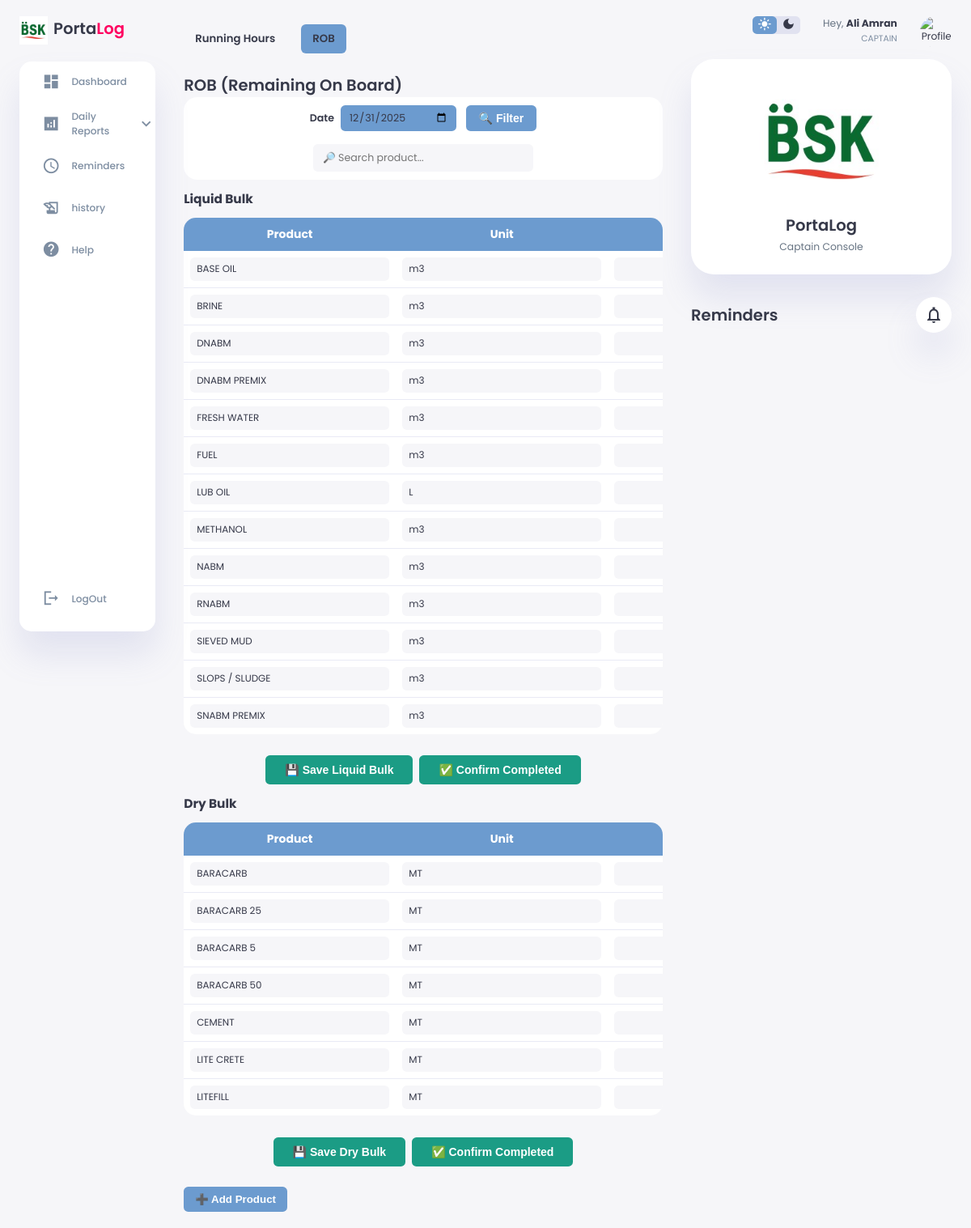
Page /engine-rob.php (signed in) on the committed database.
### tables this page shows
CREATE TABLE `rob_products` (
  `product_id` bigint(20) NOT NULL AUTO_INCREMENT,
  `vessel_id` bigint(20) NOT NULL,
  `category` enum('LIQUID','DRY') NOT NULL,
  `product_name` varchar(120) NOT NULL,
  `unit` varchar(20) NOT NULL,
  `created_at` timestamp NOT NULL DEFAULT current_timestamp(),
  PRIMARY KEY (`product_id`)
);

### auto_cleanup_reminder.php (called while the page is built, shortened)
<?php
function autoCleanupReminders($pdo, $vessel_id)
{
    $cleanupQuery = $pdo->prepare("
        SELECT reminder_id, vessel_id, log_date
        FROM reminders
        WHERE vessel_id = ?
    ");
    $cleanupQuery->execute([$vessel_id]);
    $reminders = $cleanupQuery->fetchAll(PDO::FETCH_ASSOC);
}

### engine-rob.php (the view, shortened to what this page needs)
<?php
require_once "db_connect.php";
require_once "auto_cleanup_reminder.php";
autoCleanupReminders($pdo, $_SESSION['vessel_id']);
$vessel_id = $_SESSION['vessel_id'];
$date = $_GET['date'] ?? date("Y-m-d");
$username = $_SESSION['full_name'];
$role = $_SESSION['role'];
$statusQuery = $pdo->prepare("SELECT status FROM dailystatus WHERE vessel_id = ? AND log_date = ?");
$statusQuery->execute([$vessel_id, $date]);
$status = $statusQuery->fetchColumn() ?: "UNLOCKED";
$q = $pdo->prepare("
    SELECT
        p.product_id, p.vessel_id, p.category, p.product_name, p.unit,
        r.rob_id, r.log_date, r.previous_rob, r.loaded_today, r.discharged_today,
        r.produced_today, r.density, r.daily_consumption, r.adjustment,
        r.current_rob, r.max_capacity, r.remarks
    FROM rob_products p
    LEFT JOIN rob_records r
      ON p.vessel_id = r.vessel_id
     AND p.product_name = r.product
     AND r.log_date = ?
    WHERE p.vessel_id = ?
    ORDER BY p.category, p.product_name
");
$q->execute([$date, $vessel_id]);
$rows = $q->fetchAll(PDO::FETCH_ASSOC);
$liquidRows = array_filter($rows, fn($r) => $r['category'] === 'LIQUID');
$dryRows = array_filter($rows, fn($r) => $r['category'] === 'DRY');
$prevDate = date('Y-m-d', strtotime($date . ' -1 day'));
$prevQ = $pdo->prepare("SELECT product, current_rob FROM rob_records WHERE vessel_id = ? AND log_date = ?");
$prevQ->execute([$vessel_id, $prevDate]);
$prevRows = $prevQ->fetchAll(PDO::FETCH_ASSOC);
$prevMap = [];
foreach ($prevRows as $pr) {
    $prevMap[$pr['product']] = $pr['current_rob'];
}
?>
<!DOCTYPE html>
<html lang="en">
<head>
    <link rel="stylesheet" href="style.css" />
    <link rel="stylesheet" href="locked.css" />
</head>
<body>
    <div class="container">
        <aside>
            <div class="toggle">
                <div class="logo">
                    <img src="image/BSK_LOGO.jpg" alt="Logo">
                    <h2>Porta<span class="danger">Log</span></h2>
                </div>
            </div>
            <div class="sidebar">
                <a href="dashboard.php"><span class="material-icons-sharp">dashboard</span>
                    <h3>Dashboard</h3>
                </a>
                <div class="dropdown">
                    <a href="#" class="dropdown-toggle">
                        <span class="material-icons-sharp">analytics</span>
                        <h3>Daily Reports</h3>
                        <span class="material-icons-sharp arrow">expand_more</span>
                    </a>
                </div>
                <a href="captain-reminders.php"><span class="material-icons-sharp">schedule</span>
                    <h3>Reminders</h3>
                </a>
                <a href="history.php"><span class="material-icons-sharp">history_edu</span>
                    <h3>history</h3>
                </a>
                <a href="help.php"><span class="material-icons-sharp">help</span>
                    <h3>Help</h3>
                </a>
                <a href="login.php" class="logout"><span class="material-icons-sharp">logout</span>
                    <h3>LogOut</h3>
                </a>
            </div>
        </aside>
        <main class="rob-container">
            <nav class="engine-tabs">
                <a href="engine-report.php" class="tab">Running Hours</a>
                <a href="engine-rob.php" class="tab active">ROB</a>
            </nav>
            <h2>ROB (Remaining On Board)</h2>
            <form method="GET" class="controls">
                <div class="left-group">
                    <div class="date-group">
                        <label for="date">Date</label>
                        <input type="date" id="date" name="date" value="<?= htmlspecialchars($date) ?>">
                    </div>
                    <button class="filter-btn" type="submit">🔍 Filter</button>
                </div>
                <div class="search-group">
                    <input type="text" id="searchBox" placeholder="🔎 Search product...">
                </div>
            </form>
            <?php if ($status === "LOCKED"): ?>
                <div class="locked-notice">
                    <h2>🔒 THE DAY HAS BEEN LOCKED BY MASTER</h2>
                    <p>For unlock it please submit request to the Captain.</p>
                    <a href="javascript:history.back()" class="btn-back">⬅ Go Back</a>
                </div>
            <?php else: ?>
                <div class="rob-section-title">Liquid Bulk</div>
                <form method="POST" action="save-rob-all.php">
                    <div class="rob-table-wrap">
                        <table class="rob-table" id="liquidTable">
                            <thead>
                                <tr>
                                    <th>Product</th>
                                    <th>Unit</th>
                                    <th>Prev</th>
                                </tr>
                            </thead>
                            <tbody>
                                <?php foreach ($liquidRows as $prod): ?>
                                    <tr>
                                        <td><input type="text" name="product[]"
                                                value="<?= htmlspecialchars($prod['product_name']) ?>" readonly></td>
                                        <td><input type="text" name="unit[]" value="<?= htmlspecialchars($prod['unit']) ?>"
                                                readonly></td>
                                        <td><input type="number" step="0.01" name="previous_rob[]"
                                            value="<?= isset($prod['previous_rob']) && $prod['previous_rob'] !== null ? $prod['previous_rob'] : (isset($prevMap[$prod['product_name']]) ? $prevMap[$prod['product_name']] : 0) ?>"></td>
                                    </tr>
                                <?php endforeach; ?>
                            </tbody>
                        </table>
                    </div>
                    <div style="display:flex; justify-content:center; margin-top:10px; gap:8px;">
                        <button type="submit" class="rob-save-btn" style="font-size:1rem; padding:10px 24px;">💾 Save Liquid Bulk</button>
                        <button type="submit" name="confirm" value="1" class="rob-save-btn" style="font-size:1rem; padding:10px 24px;">✅ Confirm Completed</button>
                    </div>
                </form>
                <div class="rob-section-title">Dry Bulk</div>
                <form method="POST" action="save-rob-all.php">
                    <div class="rob-table-wrap">
                        <table class="rob-table" id="dryTable">
                            <thead>
                                <tr>
                                    <th>Product</th>
                                    <th>Unit</th>
                                    <th>Prev</th>
                                </tr>
                            </thead>
                            <tbody>
                                <?php foreach ($dryRows as $prod): ?>
                                    <tr>
                                        <td><input type="text" name="product[]"
                                                value="<?= htmlspecialchars($prod['product_name']) ?>" readonly></td>
                                        <td><input type="text" name="unit[]" value="<?= htmlspecialchars($prod['unit']) ?>"
                                                readonly></td>
                                        <td><input type="number" step="0.01" name="previous_rob[]"
                                            value="<?= isset($prod['previous_rob']) && $prod['previous_rob'] !== null ? $prod['previous_rob'] : (isset($prevMap[$prod['product_name']]) ? $prevMap[$prod['product_name']] : 0) ?>"></td>
                                    </tr>
                                <?php endforeach; ?>
                            </tbody>
                        </table>
                    </div>
                    <div style="display:flex; justify-content:center; margin-top:10px; gap:8px;">
                        <button type="submit" class="rob-save-btn" style="font-size:1rem; padding:10px 24px;">💾 Save Dry Bulk</button>
                        <button type="submit" name="confirm" value="1" class="rob-save-btn" style="font-size:1rem; padding:10px 24px;">✅ Confirm Completed</button>
                    </div>
                </form>
                <div style="margin-top:25px;">
                    <button class="rob-add-btn" onclick="openAddProductModal()">➕ Add Product</button>
                </div>
            <?php endif; ?>
        </main>
        <div class="right-section">
            <div class="nav">
                <div class="dark-mode">
                    <span class="material-icons-sharp active">light_mode</span>
                    <span class="material-icons-sharp">dark_mode</span>
                </div>
                <div class="profile">
                    <div class="info">
                        <p>Hey, <b><?php echo htmlspecialchars($username); ?></b></p>
                        <small class="text-muted"><?php echo htmlspecialchars($role); ?></small>
                    </div>
                    <div class="profile-photo"><img src="image/blankProf.png" alt="Profile Photo"></div>
                </div>
            </div>
            <div class="user-profile">
                <div class="logo">
                    <img src="image/BSK_LOGO.jpg" alt="Logo">
                    <h2>PortaLog</h2>
                    <p>Captain Console</p>
                </div>
            </div>
            <div class="reminders" id="reminders-section">
                <div class="header">
                    <h2>Reminders</h2>
                    <span class="material-icons-sharp">notifications_none</span>
                </div>
            </div>
        </div>
    </div>
</body>
</html>

### style.css (style rules this page uses)
:root { --color-primary: #6C9BCF; --color-danger: #FF0060; --color-success: #1B9C85; --color-warning: #F7D060; --color-white: #fff; --color-info-dark: #7d8da1; --color-dark: #363949; --color-light: rgba(132, 139, 200, 0.18); --color-dark-variant: #677483; --color-background: #f6f6f9; --card-border-radius: 2rem; --border-radius-1: 0.4rem; --border-radius-2: 1.2rem; --card-padding: 1.8rem; --padding-1: 1.2rem; --box-shadow: 0 2rem 3rem var(--color-light); }
* { margin: 0; padding: 0; outline: 0; appearance: 0; border: 0; text-decoration: none; box-sizing: border-box; }
html { font-size: 14px; }
body { width: 100vw; height: 100vh; font-family: 'Poppins', sans-serif; font-size: 0.88rem; user-select: none; overflow-x: hidden; color: var(--color-dark); background-color: var(--color-background); }
a { color: var(--color-dark); }
img { display: block; width: 100%; object-fit: cover; }
h2 { font-weight: 600; font-size: 1.4rem; }
h3 { font-weight: 500; font-size: 0.87rem; }
small { font-size: 0.76rem; }
p { color: var(--color-dark-variant); }
b { color: var(--color-dark); }
.text-muted { color: var(--color-info-dark); }
.danger { color: var(--color-danger); }
.container { display: grid; width: 96%; margin: 0 auto; gap: 1.8rem; grid-template-columns: 12rem auto 23rem; }
aside { height: 100vh; }
aside .toggle { display: flex; align-items: center; justify-content: space-between; margin-top: 1.4rem; }
aside .toggle .logo { display: flex; gap: 0.5rem; }
aside .toggle .logo img { width: 2.5rem; height: 2.5rem; }
aside .sidebar { display: flex; flex-direction: column; background-color: var(--color-white); box-shadow: var(--box-shadow); border-radius: 15px; height: 88vh; position: relative; top: 1.5rem; transition: all 0.3s ease; }
aside .sidebar a { display: flex; align-items: center; color: var(--color-info-dark); height: 3.7rem; gap: 1rem; position: relative; margin-left: 2rem; transition: all 0.3s ease; }
aside .sidebar a span { font-size: 1.6rem; transition: all 0.3s ease; }
aside .sidebar a:last-child { position: absolute; bottom: 1rem; width: 100%; }
main { margin-top: 1.4rem; }
main table tbody td { height: 2.8rem; border-bottom: 1px solid var(--color-light); color: var(--color-dark-variant); }
main table tbody tr:last-child td { border: none; }
.right-section { margin-top: 1.4rem; }
.right-section .nav { display: flex; justify-content: end; gap: 2rem; }
.right-section .dark-mode { background-color: var(--color-light); display: flex; justify-content: space-between; align-items: center; height: 1.6rem; width: 4.2rem; cursor: pointer; border-radius: var(--border-radius-1); }
.right-section .dark-mode span { font-size: 1.2rem; width: 50%; height: 100%; display: flex; align-items: center; justify-content: center; }
.right-section .dark-mode span.active { background-color: var(--color-primary); color: white; border-radius: var(--border-radius-1); }
.right-section .nav .profile { display: flex; gap: 2rem; text-align: right; }
.right-section .nav .profile .profile-photo { width: 2.8rem; height: 2.8rem; border-radius: 50%; overflow: hidden; }
.right-section .user-profile { display: flex; justify-content: center; text-align: center; margin-top: 1rem; background-color: var(--color-white); padding: var(--card-padding); border-radius: var(--card-border-radius); box-shadow: var(--box-shadow); cursor: pointer; transition: all 0.3s ease; }
.right-section .user-profile img { width: 11rem; height: auto; margin-bottom: 0.8rem; border-radius: 50%; }
.right-section .user-profile h2 { margin-bottom: 0.2rem; }
.right-section .reminders { margin-top: 2rem; }
.right-section .reminders .header { display: flex; align-items: center; justify-content: space-between; margin-bottom: 0.8rem; }
.right-section .reminders .header span { padding: 10px; box-shadow: var(--box-shadow); background-color: var(--color-white); border-radius: 50%; }
form { display: flex; flex-direction: column; gap: 1.2rem; }
form input { padding: 12px; border: 1px solid var(--color-light); border-radius: var(--border-radius-1); font-family: 'Poppins', sans-serif; font-size: 0.9rem; }
form button { background: var(--color-primary); color: white; padding: 10px; border: none; border-radius: var(--border-radius-1); cursor: pointer; font-size: 1rem; transition: background 0.3s ease; }

### rows in the picture
rob_products: product_name "BASE OIL", unit "m3", product_name "121.000"
rob_products: product_name "BRINE", unit "m3", product_name "22.000"
rob_products: product_name "DNABM", unit "m3", product_name "22.000"
rob_products: product_name "DNABM PREMIX", unit "m3", product_name "33.000"
rob_products: product_name "FRESH WATER", unit "m3", product_name "44.000"
rob_products: product_name "FUEL", unit "m3", product_name "55.000"
rob_products: product_name "LUB OIL", unit "L", product_name "6.000"
rob_products: product_name "METHANOL", unit "m3", product_name "7.000"
rob_products: product_name "NABM", unit "m3", product_name "8.000"
rob_products: product_name "RNABM", unit "m3", product_name "9.000"
rob_products: product_name "SIEVED MUD", unit "m3", product_name "10.000"
rob_products: product_name "SLOPS / SLUDGE", unit "m3", product_name "0.000"
rob_products: product_name "SNABM PREMIX", unit "m3", product_name "0.000"
rob_products: product_name "BARACARB", unit "MT", product_name "22.000"
rob_products: product_name "BARACARB 25", unit "MT", product_name "88.000"
rob_products: product_name "BARACARB 5", unit "MT", product_name "66.000"
rob_products: product_name "BARACARB 50", unit "MT", product_name "77.000"
rob_products: product_name "CEMENT", unit "MT", product_name "65.000"
rob_products: product_name "LITE CRETE", unit "MT", product_name "0.000"
rob_products: product_name "LITEFILL", unit "MT", product_name "0.000"

### other values in the picture
$username "Ali Amran"
$role "CAPTAIN"
